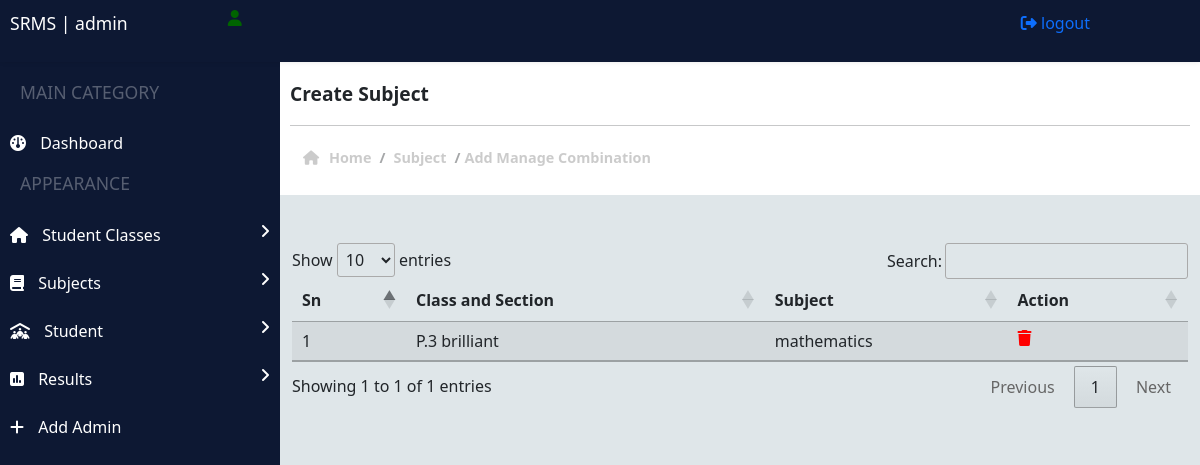
Page /admin/manage_combination.php (signed in) on the committed database.
### tables this page shows
CREATE TABLE `tbl_combination` (
  `id` int(11) NOT NULL,
  `ClassId` int(100) NOT NULL,
  `SubjectId` int(100) NOT NULL,
  `CreationDate` timestamp NOT NULL DEFAULT current_timestamp() ON UPDATE current_timestamp(),
  `status` int(1) DEFAULT NULL
);

CREATE TABLE `tbl_classes` (
  `id` int(11) NOT NULL,
  `className` varchar(100) NOT NULL,
  `classNameNumeric` int(100) NOT NULL,
  `stream` varchar(255) NOT NULL,
  `creationDate` timestamp NOT NULL DEFAULT current_timestamp() ON UPDATE current_timestamp()
);

CREATE TABLE `tbl_subject` (
  `id` int(11) NOT NULL,
  `subjectName` varchar(255) NOT NULL,
  `subjectCode` int(100) NOT NULL,
  `Creationdate` timestamp NOT NULL DEFAULT current_timestamp() ON UPDATE current_timestamp(),
  `initials` varchar(20) DEFAULT NULL
);

### admin/manage_combination.php (the view, shortened to what this page needs)
<link href="https://cdn.jsdelivr.net/npm/bootstrap@5.2.3/dist/css/bootstrap.min.css" rel="stylesheet" >
<link rel="stylesheet" href="//cdn.datatables.net/1.13.4/css/jquery.dataTables.min.css">
<link rel="stylesheet" href="https://cdn.datatables.net/1.13.4/css/jquery.dataTables.min.css">
<?php
    include_once('partials/header.php');
    include_once('partials/left_bar.php');
 ?>
<div class="rightbar">
    <div class="top">
        <span>create subject</span>
        <hr>
        <div class="row breadcrumb-div">
            <div class="col-md-6">
                <ul class="breadcrumb">
                    <li><a href="index.php"><i class="fa fa-home"></i> <span style="padding: 0 3px;"></span> Home</a></li>
                    <span> / </span>
                    <li><a href="#">subject</a></li>
                    <span> / </span>
                    <li class="active">Add manage combination</li>
                </ul>
            </div>
        </div>
    </div>
<br><br>
    <div class="container">
        <div class="row">
            <div class="col-lg-12">
            <table id="example" class="table table-hover table-striped">
        <thead>
            <tr>
                <th>Sn</th>
                <th>Class and Section</th>
                <th>Subject</th>
                <th>Action</th>
        </thead>
        <tbody>
            <?php
                $sql = "select className,stream, subjectName, tbl_combination.id from tbl_classes, tbl_subject, tbl_combination where tbl_classes.id = tbl_combination.ClassId and tbl_subject.id = tbl_combination.SubjectId";
                $res = mysqli_query($conn, $sql);
                $count = mysqli_num_rows($res);
                if($count > 0){
                    $sn = 1;
                    while($row = mysqli_fetch_assoc($res)){
                        $id = $row['id'];
                        $classname = $row['className'];
                        $stream = $row['stream'];
                        $subjectName = $row['subjectName'];
                        ?>
                            <tr>
                                <td><?php echo $sn++; ?></td>
                                <td><?php echo "{$classname} {$stream}" ?></td>
                                <td><?php echo $subjectName; ?></td>
                                <td>
                                    <a href="<?php echo SITEURL ?>delete_combination.php?id=<?php echo $id; ?>" style="color: red"><i class="fa-solid fa-light fa-trash"></i></a>
                                </td>
                            </tr>
                        <?php
                    }
                }
            ?>
        </tbody>
    </table>
            </div>
        </div>
    </div>
</div>

### admin/css/style.css (style rules this page uses)
* { padding: 0; margin: 0; box-sizing: border-box; }
body { padding-top: 40px; overflow-x: hidden; background-color: #dfe6e9; }
.rightbar { width: calc(100% - 280px); height: 100vh; background-color: #dfe6e9; position: absolute; left: 280px; top: 30px; }
.rightbar .top { background-color: #fff !important; padding: 50px 10px 6px; text-transform: capitalize; font-size: 1.2rem; font-weight: 900; }
.breadcrumb { display: flex; list-style: none; font-size: .9rem; padding: 5px ; opacity: .4; }
.breadcrumb li, .breadcrumb li a { color: grey; padding: 0 4px; text-decoration: none; }

### rows in the picture
tbl_combination: ClassId.className "P.3", ClassId.stream "brilliant", SubjectId.subjectName "mathematics"
